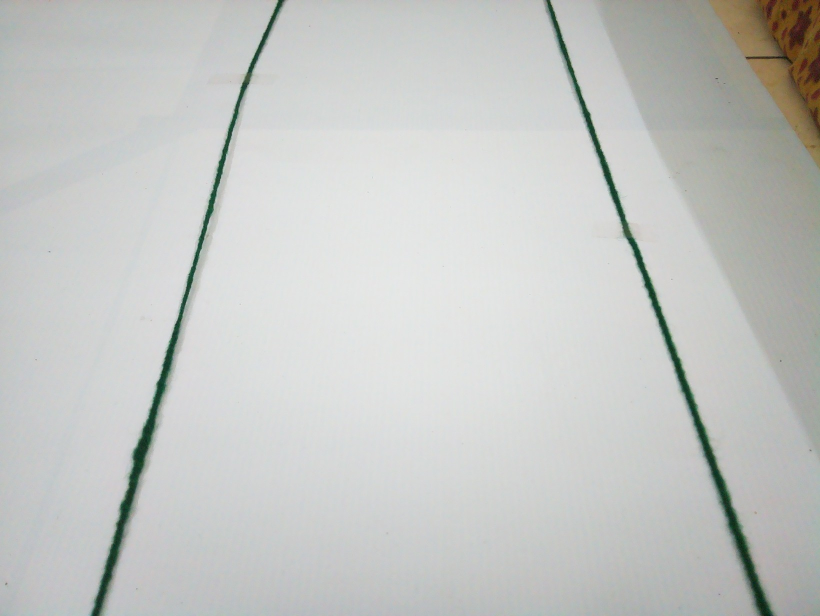
#> input picture self_pi_data/-0.651_30.jpg, 1640 x 1232 px (shown at 1/2 size)
$ python heading.py self_pi_data/-0.651_30.jpg
#> lines starting #> are read from the running program, lines starting #| are printed output that depends on the picture; after the words box and inside, x2 and y2 are one past the last pixel; in counts of white or black regions, pixels touching at a corner belong together
### junction.py
import cv2
import sys
import numpy as np
import math
from lane_func import *
from merge_linesv2 import merge
import os
from copy import deepcopy
import time

MAX_MERGE_DIST, MAX_MERGE_ANGLE = 50, 20
DIST_TOL = 25
MIN_JUNC_DIST = 100
MAX_JUNC_DIST = 1000
ang_scale = 1

def scale(x):
    x *= 0.78
    return x

direction = input()
if direction == "school":
    turns = ['w', 'a', 'w']
elif direction == "cafe":
    turns == ['s', 'd']
elif direction == 'lecture':
    turns = ['a', 'd']
elif direction == "audi":
    turns = ['d', 's']

# [33 lines left out: function get_intersects, not called in this run]

def transform(img, height, width, warp_frac = 1/4):
    src = np.array( [[0, 0], [width-1, 0], [0, height-1], [width-1, height-1]]).astype(np.float32)
    dst = np.array( [[0, 0], [width-1, 0], [width*warp_frac, height-1], [width*(1-warp_frac), height-1]] ).astype(np.float32)
    white_image = np.full((height, width, 3), 255, dtype=np.uint8)
    transform_mat = cv2.getPerspectiveTransform(src, dst)
    img = cv2.warpPerspective(img, transform_mat, (width, height), white_image, borderMode=cv2.BORDER_TRANSPARENT)
    return img


def junction(img, Ev3, show=(__name__=="__main__")):
    print("img shape: ", img.shape)
    line_img = deepcopy(img)
    height, width, _ = img.shape
    warp = transform(img, height, width)
    warp = delete_top(warp, crop_fraction=1/6)
    mask = cv2.inRange(warp, np.array([2, -1, -1]), np.array([130, 130, 130]))
    kernel = np.ones((7, 7), np.uint8)
    erode = cv2.erode(mask, kernel)

    if show:
        cv2.imshow("img", mask)
        cv2.imshow("thresh_post-cropping", erode)
        cv2.waitKey()
        cv2.destroyAllWindows()
    houghLines = cv2.HoughLinesP(erode, rho=1, theta=np.pi/180*0.7, threshold=40, minLineLength=40, maxLineGap=10)
    if type(houghLines) == type(None):
        print("returned, no juncntion linens")
        return
    print(len(houghLines))
    lines = np.zeros((len(houghLines),4))
    for idx, line in enumerate(houghLines):
        x1,y1,x2,y2 = line[0]
        lines[idx] = [x1,y1,x2,y2]
        if show:
            cv2.line(warp, [int(x) for x in lines[idx][:2]], [int(x) for x in lines[idx][2:]], (0, 0, 200), 10)
    if show:
        cv2.imshow("img", warp)
        cv2.waitKey()

    lines = merge(lines, MAX_MERGE_DIST, MAX_MERGE_ANGLE, im_shape=warp)
    lines = list(lines)
    if show:
        for line in lines:
            cv2.line(warp, [int(x) for x in line[:2]], [int(x) for x in line[2:]], (0, 200, 0), 2)
            print(line)
            cv2.imshow("img", warp)
            cv2.waitKey()
        cv2.imshow("img", warp)
        cv2.waitKey()

    if len(lines) < 5:
        return
    intersects = get_intersects(lines, DIST_TOL)
    intersects = sorted(intersects, key=lambda x:(x[0][0], x[0][1]))
    print("================================\n", intersects)
    if show:
        for intersect in intersects:
            print(intersect)
            warp = cv2.circle(warp, list(map(int, intersect[0])), 5, (200, 0, 0), -1)
        cv2.imshow("intersects", warp)
        print("hello")
        cv2.waitKey()
    for point in intersects:
        ang = two_line_ang(lines[point[1]], lines[point[2]])
        print("intersect angle is: ", ang)
        if ang < 60:
            return
        elif ang > 110:
            return
    select_path(Ev3, intersects, img.shape, lines)

# [97 lines left out: functions which_direction, select_path, not called in this run]

"""
    __| |
    __  |
      | |

 * The junction might be different, this is for representation purpose only.

 line1: the bottom left vertical line
 line2: the bottom left horizontal lane
 Point1: the bottom left point
 img_shape = [height, width] of the image
 Ev3: stdin of Paramiko agent of ev3 connection.

 turn consits of sequence of 4 things.
 turn1 => rotate to properly line up with track.
 move1 => Move forward until at the location to turn at.
 turn2 => take the turn itself. Now facing in-betweeen line 2 and 3
 move2 => move forward a little before letting PID take-over again.
         Ensures lanes are clearly in view and no interference
"""

# [20 lines left out: function left, not called in this run]

"""
    | |__
    |  __
    | |

 * The junction might be different, this is for representation purpose only.

 line1: the bottom right vertical line
 line2: the bottom right horizontal line
 Point1: the bottom right point
 img_shape = [height, width] of the image
 Ev3: stdin of Paramiko agent of ev3 connection.

 turn consits of sequence of 4 things.
 turn1 => rotate to properly line up with track.
 move1 => Move forward until at the location to turn at.
 turn2 => take the turn itself. Now facing in-betweeen line 2 and 3
 move2 => move forward a little before letting PID take-over again.
 Ensures lanes are clearly in view and no interference
"""

# [23 lines left out: function right, not called in this run]

"""takes the two bottom-most lines, aligns itself, and goes."""
# [14 lines left out: function straight, not called in this run]

### lane_func.py
import cv2
import numpy as np
import math

"""
0 means left and 1 means right for lanes.
Shape of a lane: [x1, y1, x2, y2, x_bot, lane side, angle]

accross everything, img.shape = [height, width, channels]
"""

def delete_top(image, crop_fraction = 3/5):
    shape = image.shape
    height = shape[0]
    if len(shape) == 2:
        resized_image = np.delete(image, slice(int(height*crop_fraction)),0)
    else:
        resized_image = np.delete(image, slice(int(height*crop_fraction)),0)
#     print('input image dimension:', image.shape, '  resized image dimensions:', resized_image.shape)
    return resized_image

def get_slope(line):
    x1, y1, x2, y2 = line[:4]
    slope = np.inf if x2==x1 else (y2-y1)/(x2-x1)
    intercept = y1 - slope*x1
    return slope, intercept

def get_line_ang(line):
    slope, _ = get_slope(line)
    angle = math.atan(slope) * 180/np.pi
    if (angle < 0):
        angle *= -1
    else:
        angle = 180 - angle
    angle = 90 - angle
    return -angle

def two_line_ang(line1, line2):
    a1, a2 = get_line_ang(line1), get_line_ang(line2)
    ang = abs(a1-a2)
    return ang

# [87 lines left out: functions get_top_and_bottom, pair_lines, ang_from_pair, single_lane, not called in this run]

### merge_linesv2.py
import cv2
import numpy as np
from lane_func import *
import math

# Return true if line segments AB and CD intersect
def orientation(p, q, r):
    """Return the orientation of the triplet (p, q, r).
    0 -> p, q and r are collinear
    1 -> Clockwise
    2 -> Counterclockwise
    """
    val = (q[1] - p[1]) * (r[0] - q[0]) - (q[0] - p[0]) * (r[1] - q[1])
    if val == 0:
        return 0
    elif val > 0:
        return 1
    else:
        return 2

# [4 lines left out: function on_segment, not called in this run]

def intersect(p1, q1, p2, q2):
    """Return True if line segments 'p1q1' and 'p2q2' intersect."""
    o1 = orientation(p1, q1, p2)
    o2 = orientation(p1, q1, q2)
    o3 = orientation(p2, q2, p1)
    o4 = orientation(p2, q2, q1)

    # General case
    if o1 != o2 and o3 != o4:
        return True

    # Special Cases
    # p1, q1 and p2 are collinear and p2 lies on segment p1q1
    if o1 == 0 and on_segment(p1, p2, q1):
        return True

    # p1, q1 and p2 are collinear and q2 lies on segment p1q1
    if o2 == 0 and on_segment(p1, q2, q1):
        return True

    # p2, q2 and p1 are collinear and p1 lies on segment p2q2
    if o3 == 0 and on_segment(p2, p1, q2):
        return True

    # p2, q2 and q1 are collinear and q1 lies on segment p2q2
    if o4 == 0 and on_segment(p2, q1, q2):
        return True

    return False

"""a is the slope of the line. c is intercept [x1, y1] is any point"""
def perpendicular(p1, p2, p3):
    line = p1+p2
    a, c = get_slope(line)
    b = -1

    x1, y1 = p3
    temp = (-1 * (a * x1 + b * y1 + c) //
                  (a * a + b * b))
    x = temp * a + x1
    y = temp * b + y1
    if (min(p1[0], p2[0]) <= x <= max(p1[0], p2[0]) and
        (min(p1[1], p2[1]) <= y <= max(p1[1], p2[1]))):
        return point_dist(p3, [x, y])
    else:
        return min(point_dist(p1, p3), point_dist(p2, p3))


def point_dist(p1, p2):
    return math.dist(p1, p2)

def line_line(p1, p2, p3, p4):
    if intersect(p1, p2, p3, p4):
        return 0
    dist = [perpendicular(p1, p2, p3), perpendicular(p1, p2, p4),
            perpendicular(p3, p4, p1), perpendicular(p3, p4, p2)]
    dist = sorted(dist)
    return dist[0]

def merge(lines, max_dist, max_angle, im_shape=None):
    lines = lines.tolist()
    merged = 1
    current = 0
    while merged>0:
        merged = 0
        i, j = 0, 1
        while i < len(lines)-1:
            j = i+1
            while j < len(lines):
                line1 = lines[i]
                line2 =  lines[j]
                ang = two_line_ang(line1, line2)
                ang = min(ang, 180-ang)
                if  ang < max_angle:
                    p1, p2 = line1[:2], line1[2:]
                    p3, p4 = line2[:2], line2[2:]
                    dist = line_line(p1, p2, p3, p4)
                    if dist < max_dist:
                        merged += 1
                        d = [point_dist(p1, p2), point_dist(p1, p3), point_dist(p1, p4), point_dist(p2, p3),
                             point_dist(p2, p4), point_dist(p3, p4)]
                        if max(d) == d[0]:
                            line = p1 + p2
                        elif max(d) == d[1]:
                            line = p1 + p3
                        elif max(d) == d[2]:
                            line = p1 + p4
                        elif max(d) == d[3]:
                            line = p2 + p3
                        elif max(d) == d[4]:
                            line = p2 + p4
                        else:
                            line = p3 + p4
                        lines.pop(j)
                        lines[i] = line
                        if type(im_shape) != type(None) and current == 0:
                            img = np.zeros_like(im_shape)
                            cv2.line(img, [int(x) for x in line1[:2]],
                                     [int(x) for x in line1[2:]], (255, 0, 0), 3)
                            cv2.line(img, [int(x) for x in line2[:2]],
                                     [int(x) for x in line2[2:]], (255, 0, 0), 3)
                            cv2.line(img, [int(x) for x in line[:2]],
                                     [int(x) for x in line[2:]], (0, 0, 255), 1)
                            print("the lines being  displayed are: ", line1, line2, line)
                            cv2.imshow("img", img)
                            cv2.waitKey()
                            cv2.destroyAllWindows
                        continue
                j += 1
            i  += 1
        current=0

    return lines

### PID.py
#!/usr/bin/python
#
# This file is part of IvPID.
# Copyright (C) 2015 Ivmech Mechatronics Ltd. <bilgi@ivmech.com>
#
# IvPID is free software: you can redistribute it and/or modify
# it under the terms of the GNU General Public License as published by
# the Free Software Foundation, either version 3 of the License, or
# (at your option) any later version.
#
# IvPID is distributed in the hope that it will be useful,
# but WITHOUT ANY WARRANTY; without even the implied warranty of
# MERCHANTABILITY or FITNESS FOR A PARTICULAR PURPOSE.  See the
# GNU General Public License for more details.
#
# You should have received a copy of the GNU General Public License
# along with this program.  If not, see <http://www.gnu.org/licenses/>.

# title           :PID.py
# description     :python pid controller
# author          :Caner Durmusoglu
# date            :20151218
# version         :0.1
# notes           :
# python_version  :2.7
# ==============================================================================

"""Ivmech PID Controller is simple implementation of a Proportional-Integral-Derivative (PID) Controller in the Python Programming Language.
More information about PID Controller: http://en.wikipedia.org/wiki/PID_controller
"""
import time

class PID:
    """PID Controller
    """

    def __init__(self, P=0.2, I=0.0, D=0.0, current_time=None):

        self.Kp = P
        self.Ki = I
        self.Kd = D

        self.sample_time = 0.00
        self.current_time = current_time if current_time is not None else time.time()
        self.last_time = self.current_time

        self.clear()

    def clear(self):
        """Clears PID computations and coefficients"""
        self.SetPoint = 0.0

        self.PTerm = 0.0
        self.ITerm = 0.0
        self.DTerm = 0.0
        self.last_error = 0.0

        # Windup Guard
        self.int_error = 0.0
        self.windup_guard = 20.0

        self.output = 0.0

    # [36 lines left out: function update, not called in this run]

    def setKp(self, proportional_gain):
        """Determines how aggressively the PID reacts to the current error with setting Proportional Gain"""
        self.Kp = proportional_gain

    def setKi(self, integral_gain):
        """Determines how aggressively the PID reacts to the current error with setting Integral Gain"""
        self.Ki = integral_gain

    def setKd(self, derivative_gain):
        """Determines how aggressively the PID reacts to the current error with setting Derivative Gain"""
        self.Kd = derivative_gain

    # [17 lines left out: functions setWindup, setSampleTime, not called in this run]

### heading.py
import sys
import PID
from create_lanes import get_lanes
# from object_detection import obj_det
import cv2
import time
from imutils.video import VideoStream

from junction import junction
import os

"""
0 means left and 1 means right for lanes.
Shape of a lane: [x1, y1, x2, y2, x_bot, lane side, angle]
"""

SPEED = 70
# Initialise PID
P = 0.25
I = 0.2
D = 0.1
pid = PID.PID(P, I, D)
pid.SetPoint = 0

def get_heading(prev_heading, img_name, Ev3):
#> called with prev_heading = 0, img_name = 'self_pi_data/-0.651_30.jpg'
    img = cv2.imread(img_name)
#> img is the input picture: shape (1232, 1640, 3); mean B, G, R 196.4, 198.8, 196.9
#     stop = obj_det(img_name, img, (__name__=="__main__"), Ev3)
#     if stop:
#         return 0, 0
    junction(img, Ev3, show=(__name__=="__main__"))
#| img shape:  (1232, 1640, 3)
#> in transform, `img = cv2.warpPerspective(img, transform_mat, (width, height), white_i..`:
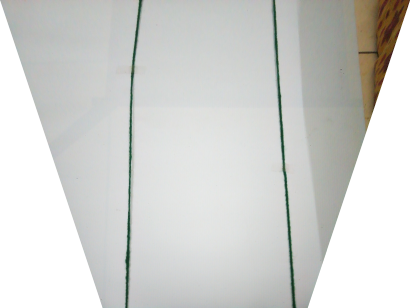
#> img: shape (1232, 1640, 3) (shown at 1/4 size); mean of channels 0, 1, 2 207.5, 210.1, 209.2; drawn as B, G, R
#> in delete_top, `resized_image = np.delete(image, slice(int(height*crop_fraction)),0)`:
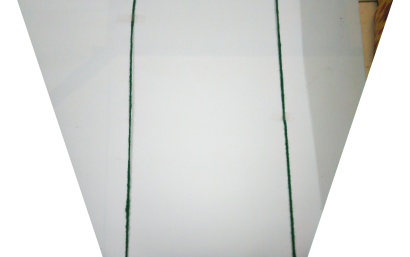
#> resized_image: shape (1027, 1640, 3) (shown at 1/4 size); mean of channels 0, 1, 2 214.6, 216.5, 215.1; drawn as B, G, R
#> in junction, `mask = cv2.inRange(warp, np.array([2, -1, -1]), np.array([130, 130, 13..`:
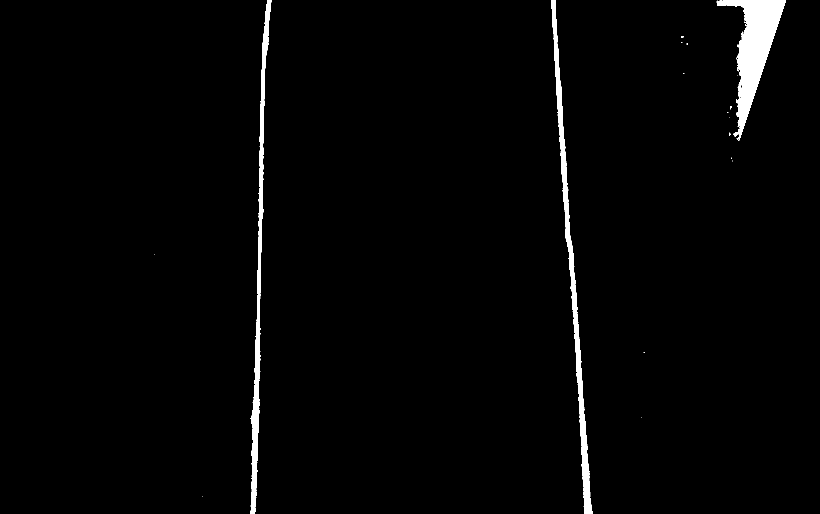
#> mask: shape (1027, 1640) (shown at 1/2 size); 1.9% white; 20 white regions (17 under 20 px), largest, box (x1, y1, x2, y2) and area: (1433, 0, 1572, 282) 13403, (1102, 0, 1186, 1027) 9989, (501, 0, 543, 1027) 8625
#> in junction, `erode = cv2.erode(mask, kernel)`:
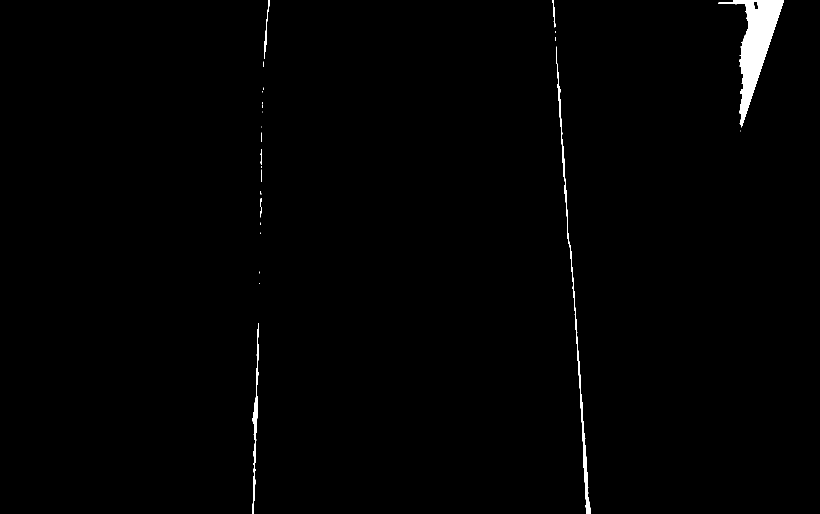
#> erode: shape (1027, 1640) (shown at 1/2 size); 0.9% white; 25 white regions (16 under 20 px), largest, box (x1, y1, x2, y2) and area: (1437, 0, 1568, 255) 10419, (1112, 93, 1182, 1027) 2861, (504, 646, 517, 1027) 1326
#> in junction, `houghLines = cv2.HoughLinesP(erode, rho=1, theta=np.pi/180*0.7, thresh..`: houghLines = 76 rows, first 6: [1145, 562, 1176, 986], [506, 1026, 516, 646], [1161, 796, 1178, 1026], [1480, 262, 1549, 0], [1114, 127, 1137, 487], [1480, 248, 1523, 0]
#| 76
#> in junction, `lines = np.zeros((len(houghLines),4))`: lines = 76 rows, first 6: [0, 0, 0, 0], [0, 0, 0, 0], [0, 0, 0, 0], [0, 0, 0, 0], [0, 0, 0, 0], [0, 0, 0, 0]
#> the loop in junction, `for idx, line in enumerate(houghLines):` made 76 passes
#> after the loop in junction, `for idx, line in enumerate(houghLines):`:
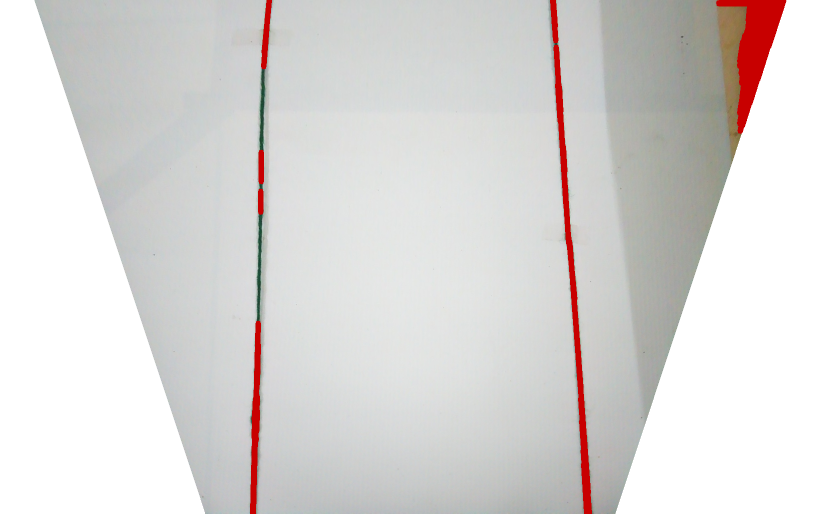
#> warp: shape (1027, 1640, 3) (shown at 1/2 size); 2.01% of pixels changed, all inside (x1, y1, x2, y2) = (500, 0, 1573, 1027); drawn as B, G, R
#> after the loop in junction, `for idx, line in enumerate(houghLines):`: lines has the same summary as houghLines
#> in merge, `lines = lines.tolist()`: lines = 76 items, first 6: [1145, 562, 1176, 986], [506, 1026, 516, 646], [1161, 796, 1178, 1026], [1480, 262, 1549, 0], [1114, 127, 1137, 487], [1480, 248, 1523, 0]
#> in merge, `line1 = lines[i]`: line1 = [1145, 562, 1176, 986]
#> in merge, `line2 =  lines[j]`: line2 = [506, 1026, 516, 646]
#> in get_slope, `x1, y1, x2, y2 = line[:4]`: x1 = 1145; y1 = 562; x2 = 1176; y2 = 986
#> in get_slope, `slope = np.inf if x2==x1 else (y2-y1)/(x2-x1)`: slope = 13.68
#> in get_slope, `intercept = y1 - slope*x1`: intercept = -15098.6
#> in get_line_ang, `slope, _ = get_slope(line)`: slope = 13.68
#> in get_line_ang, `angle = math.atan(slope) * 180/np.pi`: angle = 85.82
#> in get_line_ang, `angle = 180 - angle`: angle = 94.18
#> in get_line_ang, `angle = 90 - angle`: angle = -4.18
#> in two_line_ang, `a1, a2 = get_line_ang(line1), get_line_ang(line2)`: a1 = 4.18; a2 = -1.51
#> in two_line_ang, `ang = abs(a1-a2)`: ang = 5.69
#> in merge, `p1, p2 = line1[:2], line1[2:]`: p1 = [1145, 562]; p2 = [1176, 986]
#> in merge, `p3, p4 = line2[:2], line2[2:]`: p3 = [506, 1026]; p4 = [516, 646]
#> in orientation, `val = (q[1] - p[1]) * (r[0] - q[0]) - (q[0] - p[0]) * (r[1] - q[1])`: val = -285320
#> in intersect, `o1 = orientation(p1, q1, p2)`: o1 = 2
#> in perpendicular, `line = p1+p2`: line = [1145, 562, 1176, 986]
#> in perpendicular, `a, c = get_slope(line)`: a = 13.68; c = -15098.6
#> in perpendicular, `x1, y1 = p3`: x1 = 506; y1 = 1026
#> in perpendicular, `temp = (-1 * (a * x1 + b * y1 + c) // (a * a + b * b))`: temp = 48
#> in perpendicular, `x = temp * a + x1`: x = 1162.5
#> in perpendicular, `y = temp * b + y1`: y = 978
#> in line_line, `dist = [perpendicular(p1, p2, p3), perpendicular(p1, p2, p4), perpendi..`: dist = [658.3, 630.8, 634.6, 671.2]
#> in line_line, `dist = sorted(dist)`: dist = [630.8, 634.6, 658.3, 671.2]
#> in merge, `dist = line_line(p1, p2, p3, p4)`: dist = 630.8
    lanes, stop, angle = get_lanes(img, img_name, prev_heading, show=(__name__=="__main__"))
    if stop:
        return 0, 0
    if len(lanes) == 0:
        print("\n\n_________________________________\n\nNO LANES!\n_____________________")
        return SPEED, -prev_heading
    """
    else:
        if len(lanes) == 1:
            print('lane direction: ', lanes[0][-2])
            if abs(angle) <= 15:
                angle *= 75
            else:
                angle *= 1.35
    """

    print("pre pid angle: ", angle)
    pid.update(angle)
    final_heading = round(pid.output, 2)
    return SPEED, final_heading

if __name__=="__main__":
    print("with camera?")
    if input()=="y":
        webcam = VideoStream(0).start()
#         os.system("v4l2-ctl -d /dev/video0 -c auto_exposure=3")
#         os.system("v4l2-ctl -d /dev/video0 -c exposure_time_absolute=20")
        while True:
            cv2.waitKey()
            img = webcam.read()
            cv2.imwrite("frame.jpg", img)
            speed, heading = get_heading(0, 'frame.jpg', None)
            print("speed, heading: ", speed, heading)
    else:
        print(sys.argv[1:][0])
        speed, heading = get_heading(0, sys.argv[1:][0], None)
        print("speed, heading: ", speed, heading)
